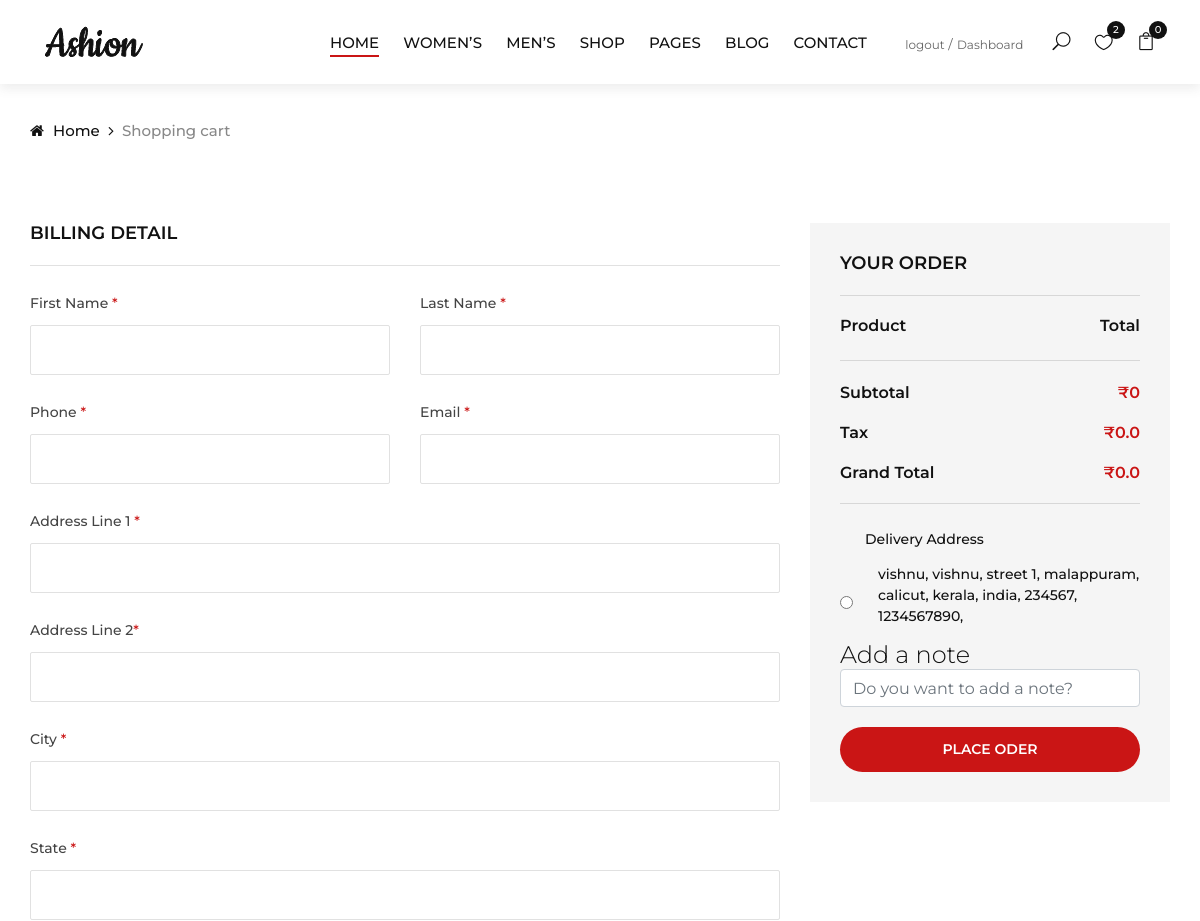
Page /cart/checkout/ (signed in, upper part) on the earlier database version.
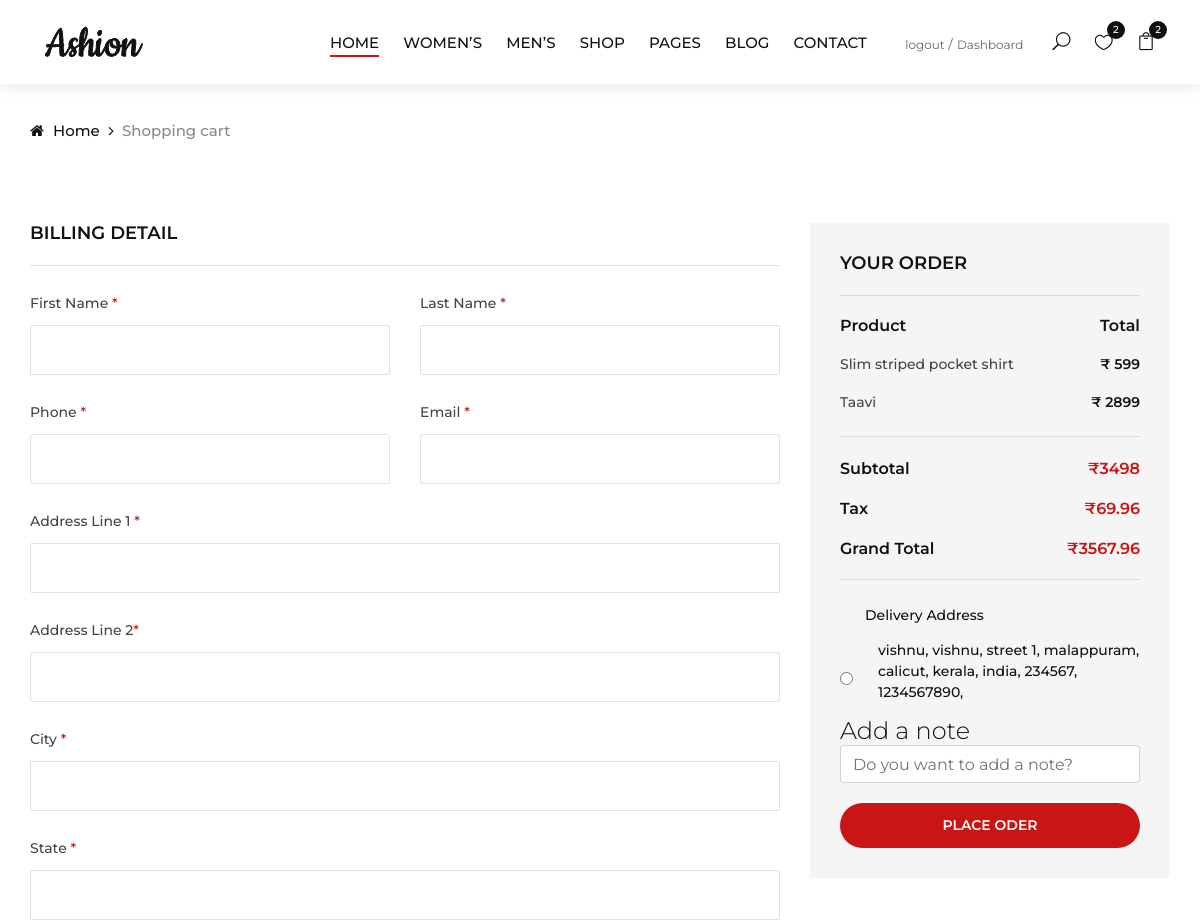
Same page on the later database version.
### orders/models.py (models this page shows, shortened)
class Delivery_address(models.Model):
    user            = models.ForeignKey(Account, on_delete=models.SET_NULL,null=True)
    firstname       = models.CharField(max_length=50,null=False)
    lastname        = models.CharField(max_length=50,null=True)
    addressfield_1  = models.CharField(max_length=250,null=False)
    addressfield_2  = models.CharField(max_length=50,null=True)
    city            = models.CharField(max_length=50,null=False)
    state           = models.CharField(max_length=50,null=False)
    country         = models.CharField(max_length=50,null=False)
    post_code       = models.CharField(max_length=50,null=False)
    phonenumber     = models.CharField(max_length=50,null=False)
    email           = models.EmailField(max_length=50,null=False)
    objects = models.Manager()

### carts/models.py (models this page shows, shortened)
class CartItem(models.Model):
    user = models.ForeignKey(Account, on_delete=models.CASCADE, null=True)
    product = models.ForeignKey(Product, on_delete=models.CASCADE)
    variations = models.ManyToManyField(Variation, blank=True)
    cart = models.ForeignKey(Cart, on_delete=models.CASCADE,null=True)
    quantity = models.IntegerField()
    is_active = models.BooleanField(default=True)

### store/models.py (models this page shows, shortened)
class Product(models.Model):
    product_name = models.CharField(max_length=255, unique=True)
    slug = models.SlugField(max_length=255, unique=True)
    description = models.TextField(max_length=500, blank=True)
    price = models.IntegerField()
    stock = models.IntegerField()
    images = models.ImageField(upload_to='photos/products')
    cropping = ImageRatioField('images', '512x512')
    image_1 = models.ImageField(upload_to='photos/products',blank=True)
    image_2 = models.ImageField(upload_to='photos/products',blank=True)
    image_3 = models.ImageField(upload_to='photos/products',blank=True)
    image_4 = models.ImageField(upload_to='photos/products',blank=True)
    is_available = models.BooleanField(default=True)
    category = models.ForeignKey(Category, on_delete=models.CASCADE)
    created_date = models.DateTimeField(auto_now_add=True)
    modified_date = models.DateTimeField(auto_now=True)

### carts/views.py (the view)
# urls.py: path('checkout/',views.checkout,name='checkout'),
@login_required(login_url='login')
def checkout(request, total=0, quantity=0, cart_items=None):
    try:
        tax = 0
        grand_total = 0
        if request.user.is_authenticated:
            cart_items = CartItem.objects.filter(user=request.user, is_active=True)
            address = Delivery_address.objects.filter(user=request.user)
        else:
            cart = Cart.objects.get(cart_id=_cart_id(request))
            cart_items = CartItem.objects.filter(cart=cart, is_active=True)
        for cart_item in cart_items:
            total +=(cart_item.product.price * cart_item.quantity)
            quantity += cart_item.quantity
        tax = (2 * total)/100
        grand_total = total + tax
    except ObjectDoesNotExist:
        pass
    context ={
        'total' : total,
        'quantity' : quantity,
        'cart_items' : cart_items,
        'tax' : tax,
        'grand_total' : grand_total,
        'address': address,
    }
    return render (request, 'checkout.html', context)

### carts/context_processors.py (called while the page is built)
def counter(request):
    cart_count = 0
    if 'admin' in request.path:
        return{}
    else :
        try:
            cart = Cart.objects.filter(cart_id = _cart_id(request))
            if request.user.is_authenticated:
                cart_items = CartItem.objects.all().filter(user=request.user)
            else :
                cart_items = CartItem.objects.all().filter(cart=cart[:1])
            for cart_item in cart_items:
                cart_count += cart_item.quantity
        except Cart.DoesNotExist:
            cart_count = 0
    return dict(cart_count=cart_count)

### carts/views.py (called while the page is built)
def _cart_id(request):
    cart = request.session.session_key
    if not cart :
        cart = request.session.create()
    return cart

### category/context_processors.py (called while the page is built)
def menu_links(request):
    links = Category.objects.all()
    return dict(links=links)

### templates/checkout.html (shortened to what the changed rows need)
{% extends 'base.html' %} {% load static %} {% block content %}
<section class="checkout spad">
  <div class="container">
        <div class="col-lg-4">
          <div class="checkout__order">
            <div class="checkout__order__product">
              <ul>
                <li>
                  <span class="top__text">Product</span>
                  <span class="top__text__right">Total</span>
                </li>
                {% for cart_items in cart_items %}
                <li>
                  {{cart_items.product.product_name}}<span
                    >₹ {{cart_items.product.price}}</span
                  >
                </li>
                {% endfor %}
              </ul>
            </div>
            <div class="checkout__order__total">
              <ul>
                <li>Subtotal <span>₹{{total}}</span></li>
                <li>Tax <span>₹{{tax}}</span></li>
                <li>Grand Total <span>₹{{grand_total}}</span></li>
              </ul>
            </div>
            <form action="{% url 'place_order' %}" method="post">
            <div class="checkout__order__widget">
              {% for address in address %}
                    <div style="display: flex">
                        <input style="display: inline" type="radio" id="address" name="address" value="{{address.id}}">
                        <label style="display: inline">
                            {{address.firstname}},
                            {{address.lastname}},
                            {{address.addressfield_1}},
                            {{address.addressfield_2}},
                            {{address.city}},
                            {{address.state}},
                            {{address.country}},
                            {{address.post_code}},
                            {{address.phonenumber}},
                        </label>
                    </div>
                    {% endfor %}
            </div>
          </form>
          </div>
        </div>
      </div>
</section>
{% endblock content %}

Differences in the rows shown:
now on this page (row edited): CartItem: product.product_name "Slim striped pocket shirt", product.price "599"
added CartItem: product.product_name "Taavi", product.price "2899"
Other differences:
{{ cart_count }}: "0" → "2"
{{ total }}: "0" → "3498"
{{ tax }}: "0.0" → "69.96"
{{ grand_total }}: "0.0" → "3567.96"
